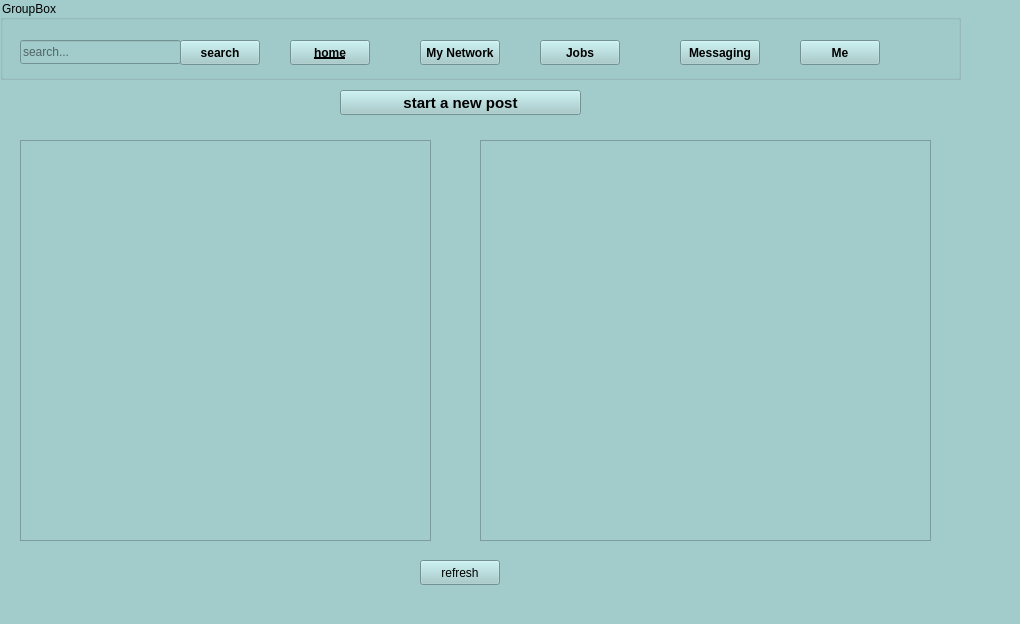
<?xml version="1.0" encoding="UTF-8"?>
<ui version="4.0">
 <class>Home</class>
 <widget class="QMainWindow" name="Home">
  <property name="geometry">
   <rect>
    <x>0</x>
    <y>0</y>
    <width>1020</width>
    <height>624</height>
   </rect>
  </property>
  <property name="windowTitle">
   <string>MainWindow</string>
  </property>
  <property name="styleSheet">
   <string notr="true">color: rgb(0, 0, 0);
background-image: url(:/new/prefix1/welcome1.jpg);
background-color: rgb(162, 203, 203);</string>
  </property>
  <widget class="QWidget" name="centralwidget">
   <widget class="QGroupBox" name="groupBox">
    <property name="geometry">
     <rect>
      <x>0</x>
      <y>0</y>
      <width>961</width>
      <height>80</height>
     </rect>
    </property>
    <property name="title">
     <string>GroupBox</string>
    </property>
    <widget class="QPushButton" name="homePushButton">
     <property name="geometry">
      <rect>
       <x>290</x>
       <y>40</y>
       <width>80</width>
       <height>25</height>
      </rect>
     </property>
     <property name="font">
      <font>
       <weight>75</weight>
       <bold>true</bold>
       <underline>true</underline>
      </font>
     </property>
     <property name="text">
      <string>home</string>
     </property>
    </widget>
    <widget class="QPushButton" name="pushButton_2">
     <property name="geometry">
      <rect>
       <x>420</x>
       <y>40</y>
       <width>80</width>
       <height>25</height>
      </rect>
     </property>
     <property name="font">
      <font>
       <weight>75</weight>
       <italic>false</italic>
       <bold>true</bold>
      </font>
     </property>
     <property name="text">
      <string>My Network</string>
     </property>
    </widget>
    <widget class="QPushButton" name="pushButton_3">
     <property name="geometry">
      <rect>
       <x>540</x>
       <y>40</y>
       <width>80</width>
       <height>25</height>
      </rect>
     </property>
     <property name="font">
      <font>
       <weight>75</weight>
       <bold>true</bold>
      </font>
     </property>
     <property name="text">
      <string>Jobs</string>
     </property>
    </widget>
    <widget class="QPushButton" name="pushButton_4">
     <property name="geometry">
      <rect>
       <x>680</x>
       <y>40</y>
       <width>80</width>
       <height>25</height>
      </rect>
     </property>
     <property name="font">
      <font>
       <weight>75</weight>
       <bold>true</bold>
      </font>
     </property>
     <property name="text">
      <string>Messaging</string>
     </property>
    </widget>
    <widget class="QPushButton" name="pushButton_5">
     <property name="geometry">
      <rect>
       <x>800</x>
       <y>40</y>
       <width>80</width>
       <height>25</height>
      </rect>
     </property>
     <property name="font">
      <font>
       <weight>75</weight>
       <bold>true</bold>
      </font>
     </property>
     <property name="text">
      <string>Me</string>
     </property>
    </widget>
    <widget class="QLineEdit" name="lineEdit">
     <property name="geometry">
      <rect>
       <x>20</x>
       <y>40</y>
       <width>161</width>
       <height>24</height>
      </rect>
     </property>
     <property name="styleSheet">
      <string notr="true"/>
     </property>
     <property name="inputMask">
      <string/>
     </property>
     <property name="text">
      <string/>
     </property>
     <property name="placeholderText">
      <string>search...</string>
     </property>
    </widget>
    <widget class="QPushButton" name="pushButton">
     <property name="geometry">
      <rect>
       <x>180</x>
       <y>40</y>
       <width>80</width>
       <height>25</height>
      </rect>
     </property>
     <property name="font">
      <font>
       <weight>75</weight>
       <bold>true</bold>
      </font>
     </property>
     <property name="text">
      <string>search</string>
     </property>
    </widget>
   </widget>
   <widget class="QPushButton" name="pushButton_6">
    <property name="geometry">
     <rect>
      <x>340</x>
      <y>90</y>
      <width>241</width>
      <height>25</height>
     </rect>
    </property>
    <property name="font">
     <font>
      <pointsize>11</pointsize>
      <weight>75</weight>
      <bold>true</bold>
     </font>
    </property>
    <property name="text">
     <string>start a new post</string>
    </property>
   </widget>
   <widget class="QPushButton" name="pushButton_7">
    <property name="geometry">
     <rect>
      <x>420</x>
      <y>560</y>
      <width>80</width>
      <height>25</height>
     </rect>
    </property>
    <property name="text">
     <string>refresh</string>
    </property>
   </widget>
   <widget class="QTableView" name="tableView">
    <property name="geometry">
     <rect>
      <x>480</x>
      <y>140</y>
      <width>451</width>
      <height>401</height>
     </rect>
    </property>
   </widget>
   <widget class="QScrollArea" name="scrollArea">
    <property name="geometry">
     <rect>
      <x>20</x>
      <y>140</y>
      <width>411</width>
      <height>401</height>
     </rect>
    </property>
    <property name="widgetResizable">
     <bool>true</bool>
    </property>
    <widget class="QWidget" name="scrollContents">
     <property name="geometry">
      <rect>
       <x>0</x>
       <y>0</y>
       <width>409</width>
       <height>399</height>
      </rect>
     </property>
    </widget>
   </widget>
  </widget>
  <widget class="QStatusBar" name="statusbar"/>
 </widget>
 <resources/>
 <connections/>
</ui>
